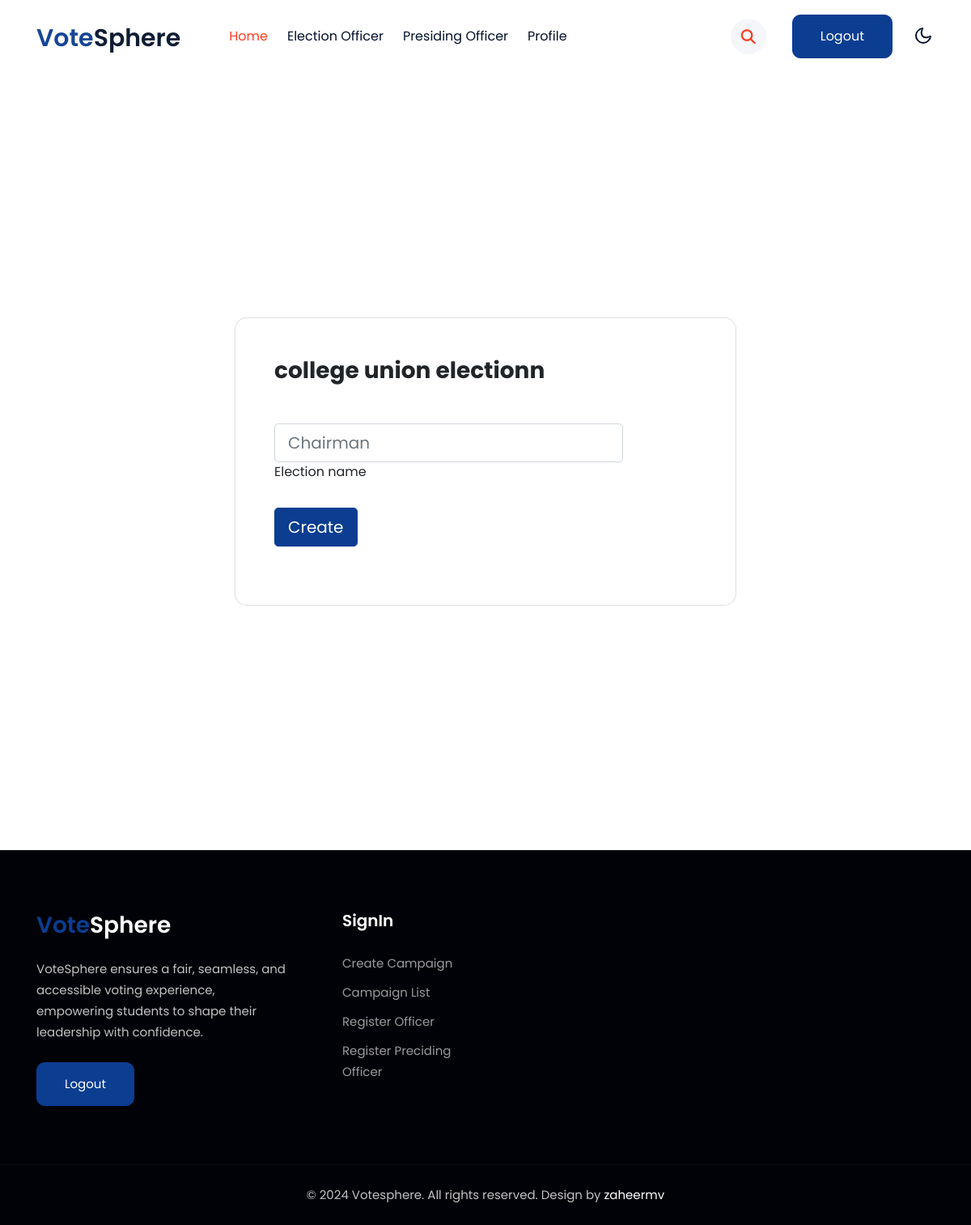
/campaigns/11/elections/create/, run on an earlier commit of the app's database.
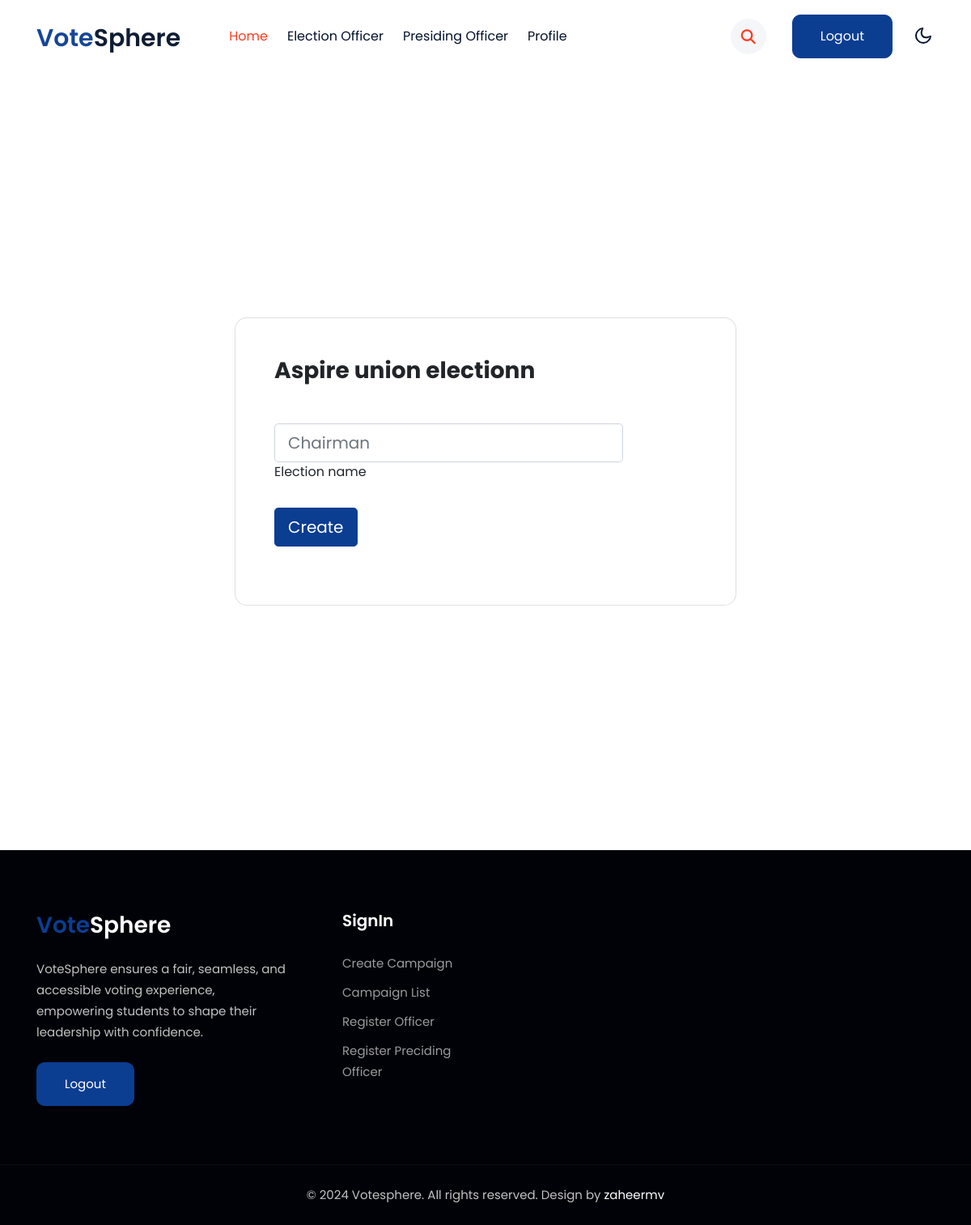
And on a later commit of the database.
### vote/models.py (models this page shows, shortened)
class ElectionCampaign(models.Model):
    manager = models.ForeignKey(ElectionManager, on_delete=models.CASCADE)  # ✅ Link to manager
    name = models.CharField(max_length=200)
    description = models.TextField()
    start_time = models.DateTimeField()
    end_time = models.DateTimeField()
    image = models.ImageField(upload_to="campaigns/", null=True, blank=True)

### vote/views.py (the view)
# urls.py: path("campaigns/<int:campaign_id>/elections/create/", views.create_election, name="create_election"),  # ✅ Create election
def create_election(request, campaign_id):
    campaign = get_object_or_404(ElectionCampaign, id=campaign_id)
    manager_id = campaign.manager.id  # ✅ Get the manager ID from the campaign
    manager = get_object_or_404(ElectionManager, id=manager_id)
    if request.method == "POST":
        name = request.POST.get("name")
        if name:
            Election.objects.create(campaign=campaign, name=name)
        return redirect(f"/manager/{manager_id}/dashboard/")  # ✅ Redirect with `manager_id`
    return render(request, "create_election.html", {"campaign": campaign, "manager_id": manager_id,"manager":manager})

### vote/templates/create_election.html (shortened to what the changed rows need)
{% load static %}
<!doctype html>
<html lang="en">
<head>
    <link rel="stylesheet" href="https://cdnjs.cloudflare.com/ajax/libs/font-awesome/6.3.0/css/all.min.css">
    <link rel="stylesheet" href="{% static 'css/style-starter.css' %}">
</head>
<body>
    <header id="site-header" class="fixed-top">
        <div class="container">
            <nav class="navbar navbar-expand-lg navbar-light stroke py-lg-0">
                <h1><a class="navbar-brand pe-xl-5 pe-lg-4" href="#">
                        <span class="sublog">vote</span>Sphere
                    </a></h1>
            </nav>
        </div>
    </header>
    <section class="w3l-main-content" id="about">
        <div class="container">
            <section class="vh-100 gradient-custom">
                <div class="container py-5 h-100">
                    <div class="row justify-content-center align-items-center h-100">
                        <div class="col-12 col-lg-9 col-xl-7">
                            <div class="card shadow-2-strong card-registration" style="border-radius: 15px;">
                                <div class="card-body p-4 p-md-5">
                                    <h3 class="mb-4 pb-2 pb-md-0 mb-md-5 text-dark">{{campaign.name}}</h3>
                                    <form method="POST">
                                        <div class="row">
                                        </div>
                                            <div class="col-md-6 mb-4">
                                            </div>
                                        </div>
                                </div>
                            </div>
                        </div>
                    </div>
                </div>
            </section>
    <section class="w3l-footer-29-main">
        <div class="footer-29 py-5">
            <div class="container py-lg-4">
                <div class="row footer-top-29">
                    <div class="col-lg-4 col-md-6 footer-list-29 footer-1 pe-lg-5">
                        <div class="footer-logo mb-4">
                            <h2><a class="navbar-brand" href={% url 'index' %}>
                                    <span class="sublog">Vote</span>Sphere
                                </a></h2>
                        </div>
                    </div>
                </div>
            </div>
        </div>
    </section>
</body>
</html>

What changed in the data, as far as the page shows it:
changed ElectionCampaign: name "college union electionn" → "Aspire union electionn"
